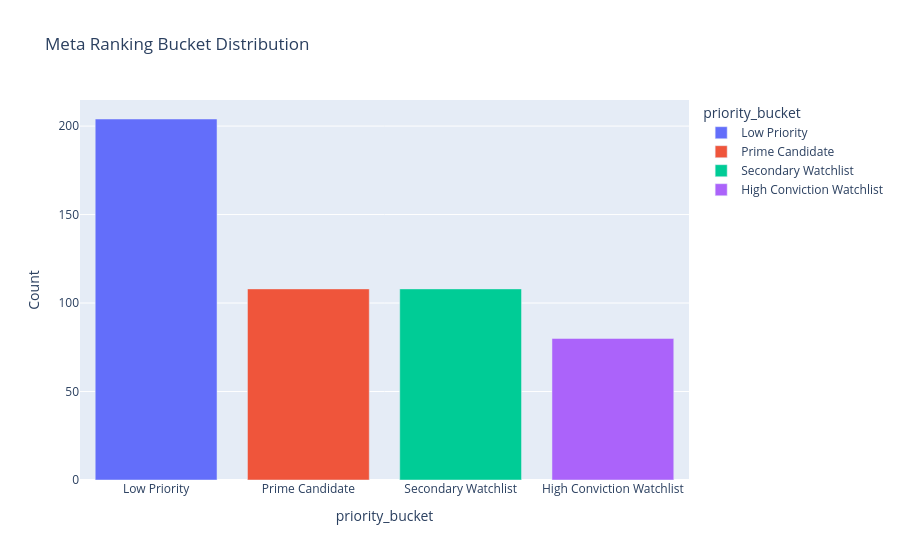

The notebook cell this image was saved under:
### Code cell
# Cell: Review Bucket Distribution
meta_priority_bucket_chart(ranked, title="Meta Ranking Bucket Distribution")

### Figure 1 — Plotly figure (JSON) as saved in the notebook; plotly's stock layout.template omitted (floating-point values rounded to 4 significant figures)
{"data": [{"hovertemplate": "priority_bucket=%{x}<br>Count=%{y}<extra></extra>", "legendgroup": "Low Priority", "marker": {"color": "#636efa", "pattern": {"shape": ""}}, "name": "Low Priority", "orientation": "v", "showlegend": true, "textposition": "auto", "type": "bar", "x": ["Low Priority"], "xaxis": "x", "y": [204], "yaxis": "y"}, {"hovertemplate": "priority_bucket=%{x}<br>Count=%{y}<extra></extra>", "legendgroup": "Prime Candidate", "marker": {"color": "#EF553B", "pattern": {"shape": ""}}, "name": "Prime Candidate", "orientation": "v", "showlegend": true, "textposition": "auto", "type": "bar", "x": ["Prime Candidate"], "xaxis": "x", "y": [108], "yaxis": "y"}, {"hovertemplate": "priority_bucket=%{x}<br>Count=%{y}<extra></extra>", "legendgroup": "Secondary Watchlist", "marker": {"color": "#00cc96", "pattern": {"shape": ""}}, "name": "Secondary Watchlist", "orientation": "v", "showlegend": true, "textposition": "auto", "type": "bar", "x": ["Secondary Watchlist"], "xaxis": "x", "y": [108], "yaxis": "y"}, {"hovertemplate": "priority_bucket=%{x}<br>Count=%{y}<extra></extra>", "legendgroup": "High Conviction Watchlist", "marker": {"color": "#ab63fa", "pattern": {"shape": ""}}, "name": "High Conviction Watchlist", "orientation": "v", "showlegend": true, "textposition": "auto", "type": "bar", "x": ["High Conviction Watchlist"], "xaxis": "x", "y": [80], "yaxis": "y"}], "layout": {"barmode": "relative", "legend": {"title": {"text": "priority_bucket"}, "tracegroupgap": 0}, "title": {"text": "Meta Ranking Bucket Distribution"}, "xaxis": {"anchor": "y", "categoryarray": ["Low Priority", "Prime Candidate", "Secondary Watchlist", "High Conviction Watchlist"], "categoryorder": "array", "domain": [0, 1], "title": {"text": "priority_bucket"}}, "yaxis": {"anchor": "x", "domain": [0, 1], "title": {"text": "Count"}}}}
